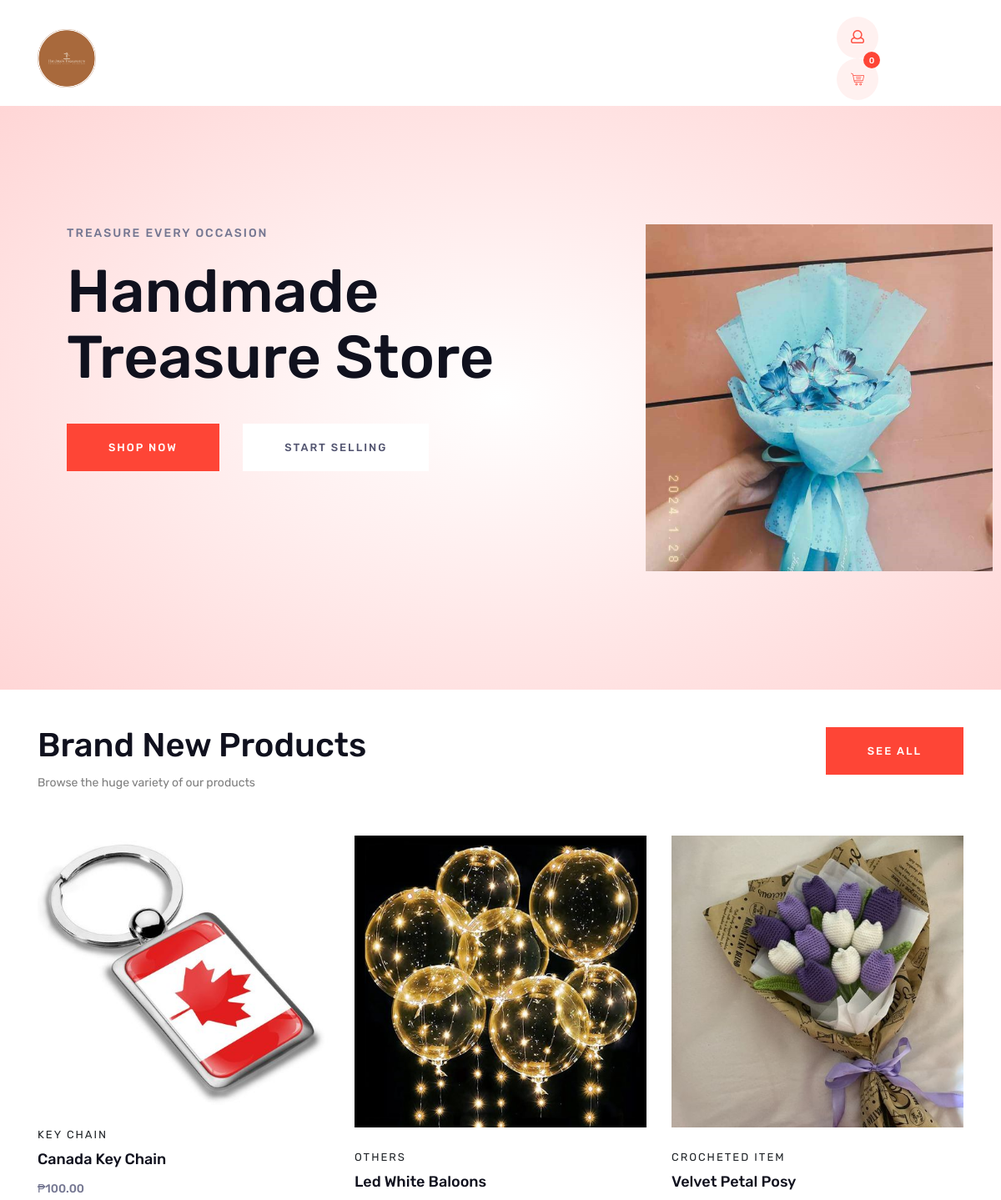
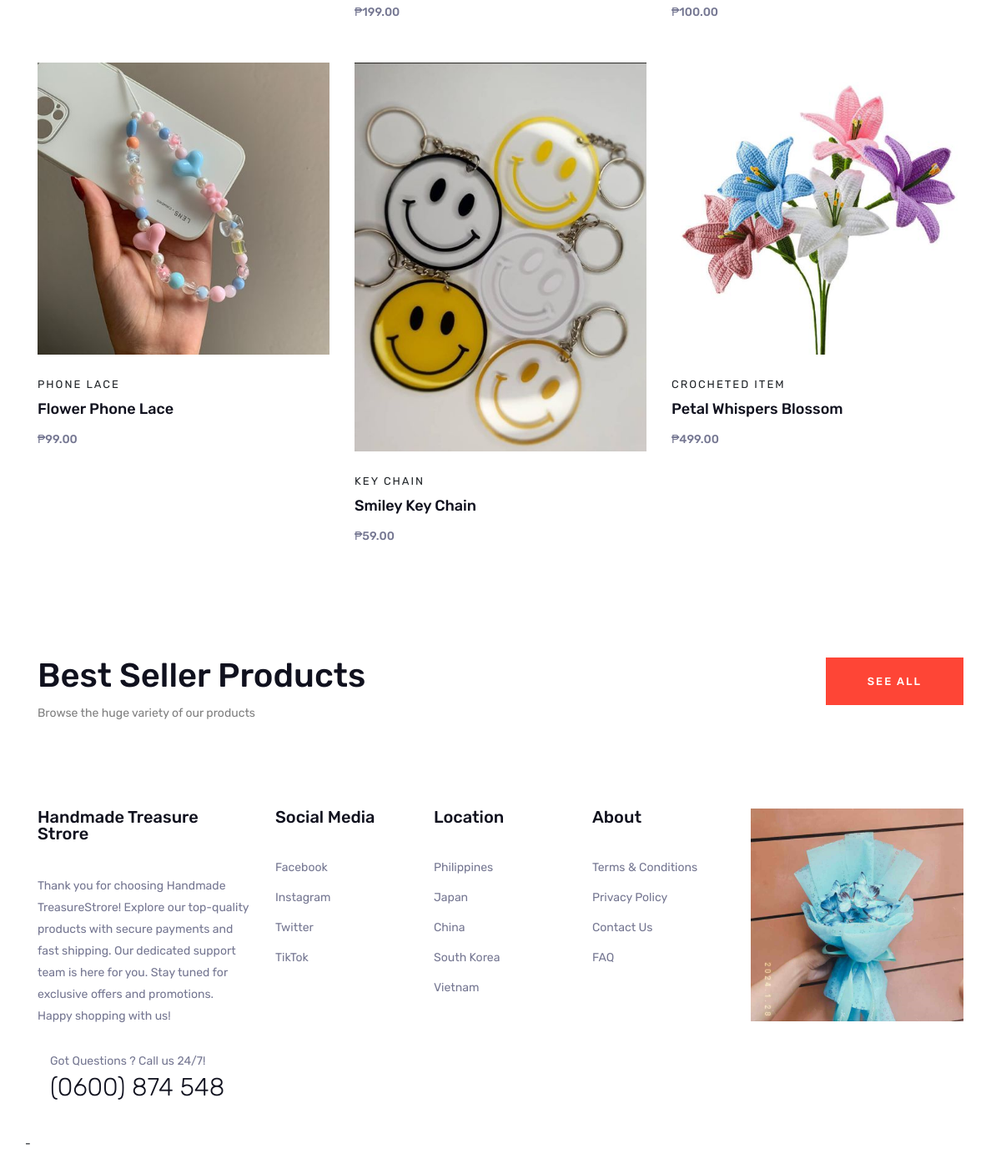
The app's page /home.php with its own data (2 pictures, top to bottom).
### tables this page shows
CREATE TABLE `product` (
  `id` int(11) NOT NULL,
  `product_name` varchar(50) NOT NULL,
  `product_display` varchar(50) NOT NULL,
  `product_description` text DEFAULT NULL,
  `product_category` varchar(35) NOT NULL,
  `stocks` int(11) DEFAULT NULL,
  `price` int(11) DEFAULT NULL,
  `seller_id` int(11) DEFAULT NULL,
  `created_at` timestamp NOT NULL DEFAULT current_timestamp(),
  `updated_at` timestamp NOT NULL DEFAULT current_timestamp() ON UPDATE current_timestamp()
);

### classes/product.recent.php (called while the page is built, shortened)
<?php
    require_once 'classes/database.php';
    Class Product{
        protected $db;
        function __construct() {
            $this->db = new Database();
        }
        public function fetchRecentRecords($limit) {
            $select_stmt = $this->db->connect()->prepare('SELECT id, seller_id, product_name, product_display, product_description, product_category, stocks, price, created_at, updated_at FROM product ORDER BY created_at DESC LIMIT :limit;');
            $select_stmt->bindParam(':limit', $limit, PDO::PARAM_INT);
            $select_stmt->execute();
            $data = $select_stmt->fetchAll();
            return $data;
        }
    }
?>

### classes/database.php (called while the page is built)
<?php
class Database {
    private $host = 'localhost';
    private $username = 'root';
    private $password = '';
    private $database = 'hts';
    protected $connection;
    public function connect() {
        try {
            $this->connection = new PDO("mysql:host=$this->host;dbname=$this->database",
                                        $this->username, $this->password);
            $this->connection->setAttribute(PDO::ATTR_ERRMODE, PDO::ERRMODE_EXCEPTION);
        } catch (PDOException $e) {
            echo "Connection error: " . $e->getMessage();
        }
        return $this->connection;
    }
}
?>

### home.php (the view, shortened to what this page needs)
<!doctype html>
<html lang="en">
<head>
    <link rel="stylesheet" href="css/bootstrap.min.css">
    <link rel="stylesheet" href="css/owl.carousel.min.css">
    <link rel="stylesheet" href="css/animate.min.css">
    <link rel="stylesheet" href="css/magnific-popup.css">
    <link rel="stylesheet" href="css/fontawesome-all.min.css">
    <link rel="stylesheet" href="css/flaticon.css">
    <link rel="stylesheet" href="css/meanmenu.css">
    <link rel="stylesheet" href="css/meanmenu.css">
    <link rel="stylesheet" href="css/slick.css">
    <link rel="stylesheet" href="css/default.css">
    <link rel="stylesheet" href="css/style.css">
    <link rel="stylesheet" href="css/responsive.css">
</head>
    <body>
<header>
    <div id="header-sticky" class="header-area box-90">
        <div class="container-fluid">
            <div class="row align-items-center">
                <div class="col-xl-2 col-lg-6 col-md-6 col-7 col-sm-5 d-flex align-items-center pos-relative">
                    <div class="logo">
                        <a href="home.php"><img src="img/logo/logo.png" alt=""></a>
                    </div>
                </div>
                <div class="col-xl-8 col-lg-6 col-md-8 col-8 d-none d-xl-block">
                </div>
                <div class="col-xl-2 col-lg-6 col-md-6 col-5 col-sm-7 pl-0">
                    <div class="header-right f-right">
                        <ul>
                            <li class="login-btn"><a href="login/login.php"><i class="far fa-user"></i></a>
                                <?php
                                require_once 'classes/order.class.php';
                                if (isset($_SESSION['user_id'])) {
                                    $user_id = $_SESSION['user_id'];
                                    $order = new Order();
                                    $totalItems = $order->fetchTotalItems($user_id);
                                } else {
                                    $totalItems = 0;
                                }
                                ?>
                                <li class="d-shop-cart"><a href="cart/cart.php"><i class="flaticon-shopping-cart"></i> <span class="cart-count"><?php echo $totalItems; ?></span></a>
                    </div>
                </div>
            </div>
        </div>
    </div>
</header>
        <main>
            <section class="slider-area pos-relative">
                <div class="slider-active">
                    <div class="single-slider slide-1-style slide-height d-flex align-items-center" style="background: radial-gradient(#fff, #ffd6d6);">
                        <div class="container-fluid">
                            <div class="row">
                                <div class="col-xl-7">
                                    <div class="slide-content">
                                        <span data-animation="fadeInRight" data-delay=".2s">Treasure Every Occasion</span>
                                        <h1 data-animation="fadeInUp" data-delay=".5s">Handmade Treasure Store</h1>
                                        <div class="slide-btn">
                                            <a class="btn theme-btn" href="shop.html" data-animation="fadeInLeft" data-delay=".7s">shop now</a>
                                            <a class="btn white-btn" href="login/signup-seller.php" data-animation="fadeInRight" data-delay=".9s">start selling</a>
                                        </div>
                                    </div>
                                </div>
                                <div class="col-xl-5">
                                    <img src="img/banner/image.jpg" alt="" style="margin-left: 70px">
                                </div>
                            </div>
                        </div>
                    </div>
                </div>
            </section>
<section class="product-area box-90 pt-45 pb-40">
    <div class="container-fluid">
        <div class="row">
            <div class="col-xl-5 col-lg-12">
                <div class="area-title mb-50">
                    <h2>Brand New Products</h2>
                    <p>Browse the huge variety of our products</p>
                </div>
            </div>
            <div class="col-xl-7 col-lg-4 col-md-5">
                <div class="vue-btn text-left text-md-right mb-50">
                    <a href="categories/all.php" class="btn theme-btn">See All</a>
                </div>
            </div>
        </div>
        <div class="row">
            <div class="col-xl-12">
                <div class="tab-content" id="myTabContent">
                    <div class="tab-pane fade show active" id="home" role="tabpanel" aria-labelledby="home-tab">
                        <div class="row">
                            <?php
                            require_once 'classes/product.recent.php';
                            $product = new Product();
                            $product_list = $product->fetchRecentRecords(6);
                            foreach ($product_list as $key => $value) {
                            ?>
                            <div class="col-lg-4 col-md-6 mb-50">
                                <div class="product-wrapper">
                                    <div class="product-img mb-25">
                                        <a href="product/product-details.php?id=<?php echo $value['id']; ?>">
                                            <img src="uploads/<?php echo $value['product_display']; ?>" alt="<?php echo $value['product_name']; ?>">
                                        </a>
                                    </div>
                                    <div class="product-content">
                                        <div class="pro-cat mb-10">
                                            <a><?php echo $value['product_category'];?></a>
                                        </div>
                                        <h4>
                                            <a href="product/product-details.php?id=<?php echo $value['id']; ?>"><?php echo $value['product_name']; ?></a>
                                        </h4>
                                        <div class="product-meta">
                                            <div class="pro-price">
                                                <span>₱<?php echo number_format($value['price'], 2); ?></span>
                                            </div>
                                        </div>
                                    </div>
                                </div>
                            </div>
                            <?php } ?>
                        </div>
                    </div>
                </div>
            </div>
        </div>
    </div>
</section>
<section class="product-area box-90 pt-45 pb-40">
    <div class="container-fluid">
        <div class="row">
            <div class="col-xl-5 col-lg-12">
                <div class="area-title mb-50">
                    <h2>Best Seller Products</h2>
                    <p>Browse the huge variety of our products</p>
                </div>
            </div>
            <div class="col-xl-7 col-lg-4 col-md-5">
                <div class="vue-btn text-left text-md-right mb-50">
                    <a href="categories/all.php" class="btn theme-btn">See All</a>
                </div>
            </div>
        </div>
        <div class="row">
            <div class="col-xl-12">
            </div>
        </div>
    </div>
</section>
        </main>
<footer>
    <div class="footer-area box-90 pt-100 pb-60">
        <div class="container-fluid">
            <div class="row">
                <div class="col-xl-3 col-lg-5 col-md-6 ">
                    <div class="footer-widget mb-40">
                        <div class="footer-logo">
                            <h3>Handmade Treasure Strore</h3>
                        </div>
                        <p>Thank you for choosing Handmade TreasureStrore! Explore our top-quality products with secure payments and fast shipping.
                            Our dedicated support team is here for you. Stay tuned for exclusive offers and promotions. Happy shopping with us!
                        </p>
                        <div class="footer-time d-flex mt-30">
                            <div class="time-text">
                                <span>Got Questions ? Call us 24/7!</span>
                                <h2>(0600) 874 548</h2>
                            </div>
                        </div>
                    </div>
                </div>
                <div class="col-xl-2 col-lg-2 col-md-3 d-lg-none d-xl-block">
                    <div class="footer-widget pl-50 mb-40">
                        <h3>Social Media</h3>
                        <ul class="footer-link">
                            <li><a href="#">Facebook</a></li>
                            <li><a href="#">Instagram</a></li>
                            <li><a href="#">Twitter</a></li>
                            <li><a href="#">TikTok</a></li>
                        </ul>
                    </div>
                </div>
                <div class="col-xl-2 col-lg-2 col-md-3 d-lg-none d-xl-block">
                    <div class="footer-widget pl-30 mb-40">
                        <h3>Location</h3>
                        <ul class="footer-link">
                            <li><a href="#">Philippines</a></li>
                            <li><a href="#">Japan</a></li>
                            <li><a href="#">China</a></li>
                            <li><a href="#">South Korea</a></li>
                            <li><a href="#">Vietnam</a></li>
                        </ul>
                    </div>
                </div>
                <div class="col-xl-2 col-lg-2 col-md-3">
                    <div class="footer-widget mb-40">
                        <h3>About</h3>
                        <ul class="footer-link">
                            <li><a href="#">Terms & Conditions</a></li>
                            <li><a href="#"> Privacy Policy</a></li>
                            <li><a href="#">Contact Us</a></li>
                            <li><a href="#">FAQ</a></li>
                        </ul>
                    </div>
                </div>
                <div class="col-xl-3 col-lg-5 col-md-6">
                    <div class="footer-widget mb-40">
                        <div class="footer-banner">
                            <a href=""><img src="img/banner/image.jpg" alt=""></a>
                        </div>
                    </div>
                </div> -
            </div>
        </div>
    </div>
</footer>
    </body>
</html>

### records on screen
product: product_display (picture), product_category "KEY CHAIN", product_name "Canada Key Chain", price "100.00"
product: product_display (picture), product_category "OTHERS", product_name "Led White Baloons", price "199.00"
product: product_display (picture), product_category "CROCHETED ITEM", product_name "Velvet Petal Posy", price "100.00"
product: product_display (picture), product_category "PHONE LACE", product_name "Flower Phone Lace", price "99.00"
product: product_display (picture), product_category "KEY CHAIN", product_name "Smiley Key Chain", price "59.00"
product: product_display (picture), product_category "CROCHETED ITEM", product_name "Petal Whispers Blossom", price "499.00"

### other values on screen
$totalItems "0"
